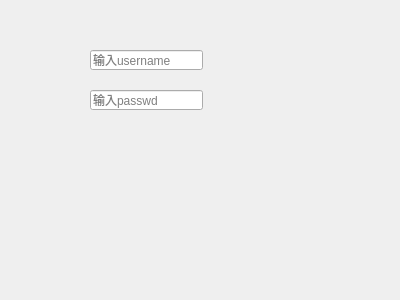
<?xml version="1.0" encoding="UTF-8"?>
<ui version="4.0">
 <class>Form</class>
 <widget class="QWidget" name="Form">
  <property name="geometry">
   <rect>
    <x>0</x>
    <y>0</y>
    <width>400</width>
    <height>300</height>
   </rect>
  </property>
  <property name="windowTitle">
   <string>Form</string>
  </property>
  <widget class="QLineEdit" name="lineEdit">
   <property name="geometry">
    <rect>
     <x>90</x>
     <y>50</y>
     <width>113</width>
     <height>20</height>
    </rect>
   </property>
   <property name="text">
    <string/>
   </property>
   <property name="maxLength">
    <number>11</number>
   </property>
   <property name="placeholderText">
    <string>输入username</string>
   </property>
  </widget>
  <widget class="QLineEdit" name="lineEdit_2">
   <property name="geometry">
    <rect>
     <x>90</x>
     <y>90</y>
     <width>113</width>
     <height>20</height>
    </rect>
   </property>
   <property name="echoMode">
    <enum>QLineEdit::PasswordEchoOnEdit</enum>
   </property>
   <property name="placeholderText">
    <string>输入passwd</string>
   </property>
  </widget>
 </widget>
 <resources/>
 <connections/>
</ui>
